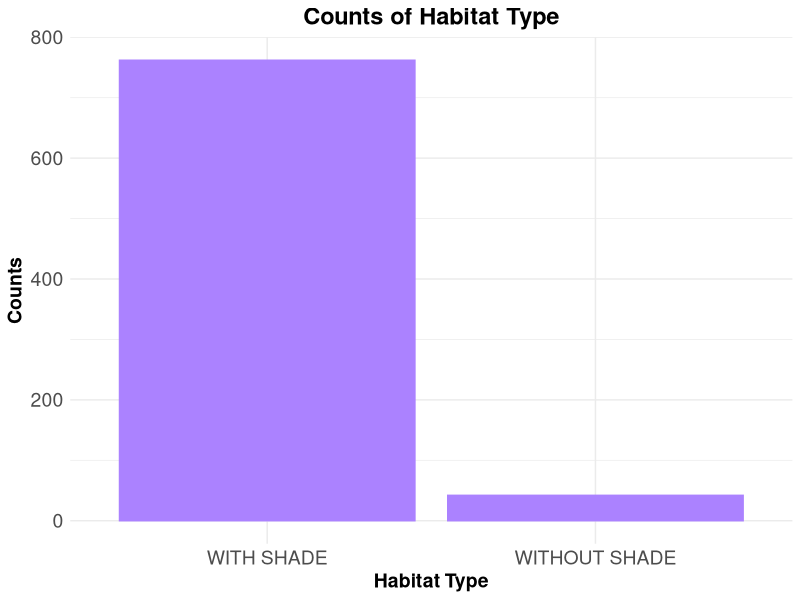
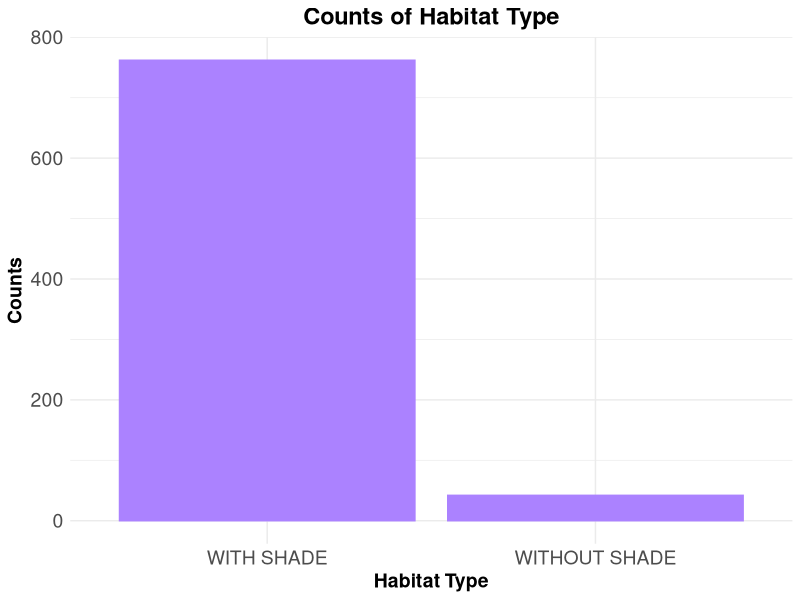
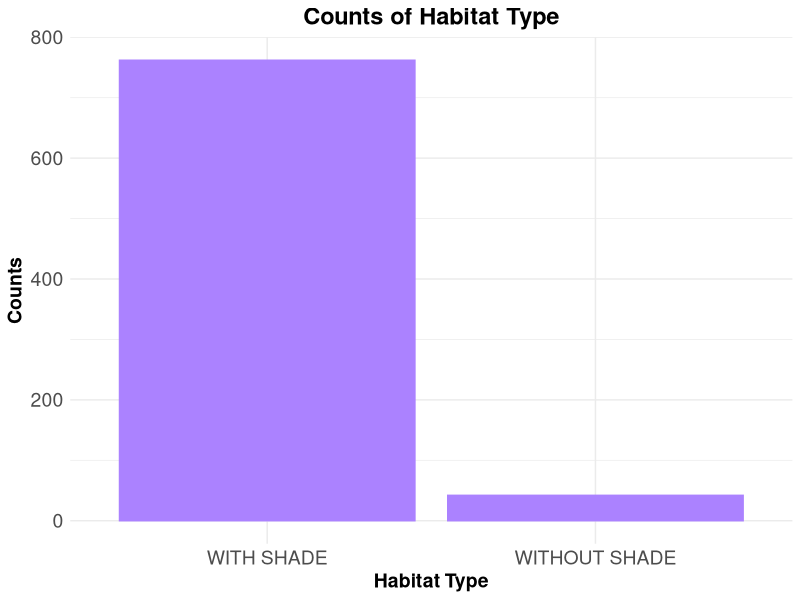

These charts were generated, in order, by the following R code: (Note: this script raises an error after producing the figures.)
# load libraries
library(tidyverse)
library(readr)
library(lubridate)
library(magrittr)
library(lme4)

#read in data
prelim_tidy <- read_csv("_data/_tidy/prelim_data_tidycols.csv")
View(prelim_tidy)

#Omit any missing values:
summary(is.na(prelim_tidy))

prelim_temp<-na.omit(prelim_tidy)
View(prelim_temp)

##### OMIT OUTLIERS ###
prelim_temp2 <- prelim_temp
prelim_temp2$therm_t[prelim_temp2$therm_t >= 42] <- NA

View(prelim_temp2)

prelim_temp3<-na.omit(prelim_temp2)
View(prelim_temp3)

####combine levels
#Vertical climb and cling together; make Bp 1 category; St & Sq together
prelim_temp3$pos_beh[prelim_temp3$pos_beh == "Cb"] <- "Su"
prelim_temp3$pos_beh[prelim_temp3$pos_beh == "Br"] <- "Su"
prelim_temp3$pos_beh[prelim_temp3$pos_beh == "QM"] <- "Su"
prelim_temp3$pos_beh[prelim_temp3$pos_beh == "Vci"] <- "VC"
prelim_temp3$pos_beh[prelim_temp3$pos_beh == "Abp"] <- "Bp"
prelim_temp3$pos_beh[prelim_temp3$pos_beh == "BpS"] <- "Bp"
prelim_temp3$pos_beh[prelim_temp3$pos_beh == "BpW"] <- "Bp"
prelim_temp3$pos_beh[prelim_temp3$pos_beh == "Sq"] <- "St"

############
##re-order levels
prelim_temp3$time_od <- factor(prelim_temp3$time_od, levels = c("e_morning", "l_morning", "e_afternoon", "l_afternoon", "evening"))
prelim_temp3$pos_beh <- factor(prelim_temp3$pos_beh, levels = c("Ly", "St", "QS", "QW", "Bp", "Su", "VC"))

###change to factor & numeric
factor_cols <- c("pos_beh","context", "substrate", "hab_type", "individual")
numeric_cols <- c("sun", "therm_t", "t_lo", "t_hi", "amb_t")

prelim_temp3[factor_cols] <- lapply(prelim_temp3[factor_cols], as.factor)

prelim_temp3[numeric_cols] <- lapply(prelim_temp3[numeric_cols], as.numeric)

str(prelim_temp3)

####model
mod_2 <- lmer(therm_t ~ pos_beh + amb_t + sun + date + hab_type + 
                (1|individual), data = prelim_temp3)
summary(mod_2)
confint(mod_2)

###New dataset combining with vs. without shade habitat types
prelim_temp4 <- prelim_temp3
View(prelim_temp4)

#####combine habitat types
levels(prelim_temp4$hab_type)[levels(prelim_temp4$hab_type)=="WD"] <- "WITH SHADE"
levels(prelim_temp4$hab_type)[levels(prelim_temp4$hab_type)=="BMWD"] <- "WITH SHADE"
levels(prelim_temp4$hab_type)[levels(prelim_temp4$hab_type)=="BM"] <- "WITH SHADE"
levels(prelim_temp4$hab_type)[levels(prelim_temp4$hab_type)=="GA"] <- "WITH SHADE"
levels(prelim_temp4$hab_type)[levels(prelim_temp4$hab_type)=="GL"] <- "WITHOUT SHADE"


############
##re-order levels
prelim_temp4$time_od <- factor(prelim_temp4$time_od, levels = c("e_morning", "l_morning", "e_afternoon", "l_afternoon", "evening"))
prelim_temp4$pos_beh <- factor(prelim_temp4$pos_beh, levels = c("Bp", "Ly", "St", "QS", "QW", "Su", "VC"))
prelim_temp4$hab_type <- factor(prelim_temp4$hab_type, levels = c("WITH SHADE", "WITHOUT SHADE"))

###change to factor & numeric
factor_cols <- c("pos_beh","context", "substrate", "hab_type", "individual")
numeric_cols <- c("sun", "therm_t", "t_lo", "t_hi", "amb_t")

prelim_temp4[factor_cols] <- lapply(prelim_temp4[factor_cols], as.factor)

prelim_temp4[numeric_cols] <- lapply(prelim_temp4[numeric_cols], as.numeric)

str(prelim_temp4)

##model new dataset
mod_3 <- lmer(therm_t ~ pos_beh + amb_t + sun + date + hab_type + 
                (1|individual), data = prelim_temp4)
summary(mod_3) ###still no significant difference with habitat type (shaded vs. not)
confint(mod_3)

summary(prelim_temp4$hab_type) ###WITH SHADE: 762; WITHOUT SHADE: 42

###plot habitat type with vs. without shade

counts_shaded <- ggplot(prelim_temp4, aes(hab_type))+
  geom_bar(stat="count", fill = "mediumpurple1", colour = "mediumpurple1") + 
  ggtitle("Counts of Habitat Type") +
  scale_x_discrete(name = "Habitat Type", 
                   labels = c("WITH SHADE", "WITHOUT SHADE")) +
  scale_y_continuous(name = "Counts") +
  theme_minimal()+
  theme(axis.text.x=element_text(size=14),
        axis.text.y=element_text(size=14),
        axis.title.y=element_text(size=14, face="bold"),
        axis.title.x=element_text(size=14, face="bold"),
        plot.title = element_text(hjust = 0.5, size=17, face="bold"))

counts_shaded

##save plot
ggsave("counts_shaded.pdf", width=10, height=6, units="in")

ggsave("counts_shaded.png", width=10, height=6, units="in")

###frequency of shaded vs. not

freq_hab_type <- ggplot(prelim_temp4, aes(hab_type))+
  geom_bar(aes(y = (..count..)/sum(..count..)), bins = 10, 
                 fill = "mediumpurple1", colour = "mediumpurple1")+
  ggtitle("Frequency of Shaded vs. Non-Shaded Habitat Types") +
  scale_y_continuous(name = "Frequency", labels = percent)+
  scale_x_discrete(name = "Habitat Type")+
  theme_minimal()+
  theme(axis.text.x=element_text(size=14),
        axis.text.y=element_text(size=14),
        axis.title.y=element_text(size=14, face="bold"),
        axis.title.x=element_text(size=14, face="bold"),
        plot.title = element_text(hjust = 0.5, size=17, face="bold"))

freq_hab_type  ####confused why this isn't working, but will try to fix it later
